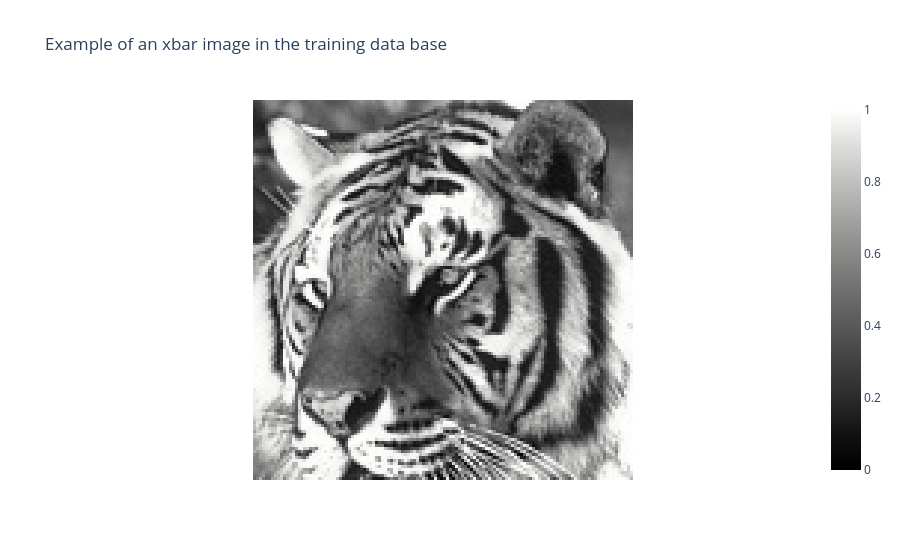

Here is the notebook cell this chart was saved with:
### Code cell
# example
Nex = 9
xbar_ex, image_id = train_bsds[Nex]

fig = px.imshow(
            optim.torchImg2Numpy(xbar_ex), 
            range_color=[0,1], 
            color_continuous_scale='gray', 
            title="Example of an xbar image in the training data base"
        )
fig.update_xaxes(showticklabels=False)
fig.update_yaxes(showticklabels=False)
fig.show()

### Figure 1 — Plotly figure (JSON) as saved in the notebook; plotly's stock layout.template omitted (floating-point values rounded to 4 significant figures; data arrays with more than 128 entries replaced by an {"elided": "..."} marker saying what was removed)
{"data": [{"coloraxis": "coloraxis", "hovertemplate": "x: %{x}<br>y: %{y}<br>color: %{z}<extra></extra>", "name": "0", "type": "heatmap", "xaxis": "x", "yaxis": "y", "z": {"elided": "128x128 float values"}}], "layout": {"coloraxis": {"cmax": 1, "cmin": 0, "colorscale": [[0, "rgb(0, 0, 0)"], [0.09091, "rgb(16, 16, 16)"], [0.1818, "rgb(38, 38, 38)"], [0.2727, "rgb(59, 59, 59)"], [0.3636, "rgb(81, 80, 80)"], [0.4545, "rgb(102, 101, 101)"], [0.5455, "rgb(124, 123, 122)"], [0.6364, "rgb(146, 146, 145)"], [0.7273, "rgb(171, 171, 170)"], [0.8182, "rgb(197, 197, 195)"], [0.9091, "rgb(224, 224, 223)"], [1, "rgb(254, 254, 253)"]]}, "title": {"text": "Example of an xbar image in the training data base"}, "xaxis": {"anchor": "y", "constrain": "domain", "domain": [0, 1], "scaleanchor": "y", "showticklabels": false}, "yaxis": {"anchor": "x", "autorange": "reversed", "constrain": "domain", "domain": [0, 1], "showticklabels": false}}}
